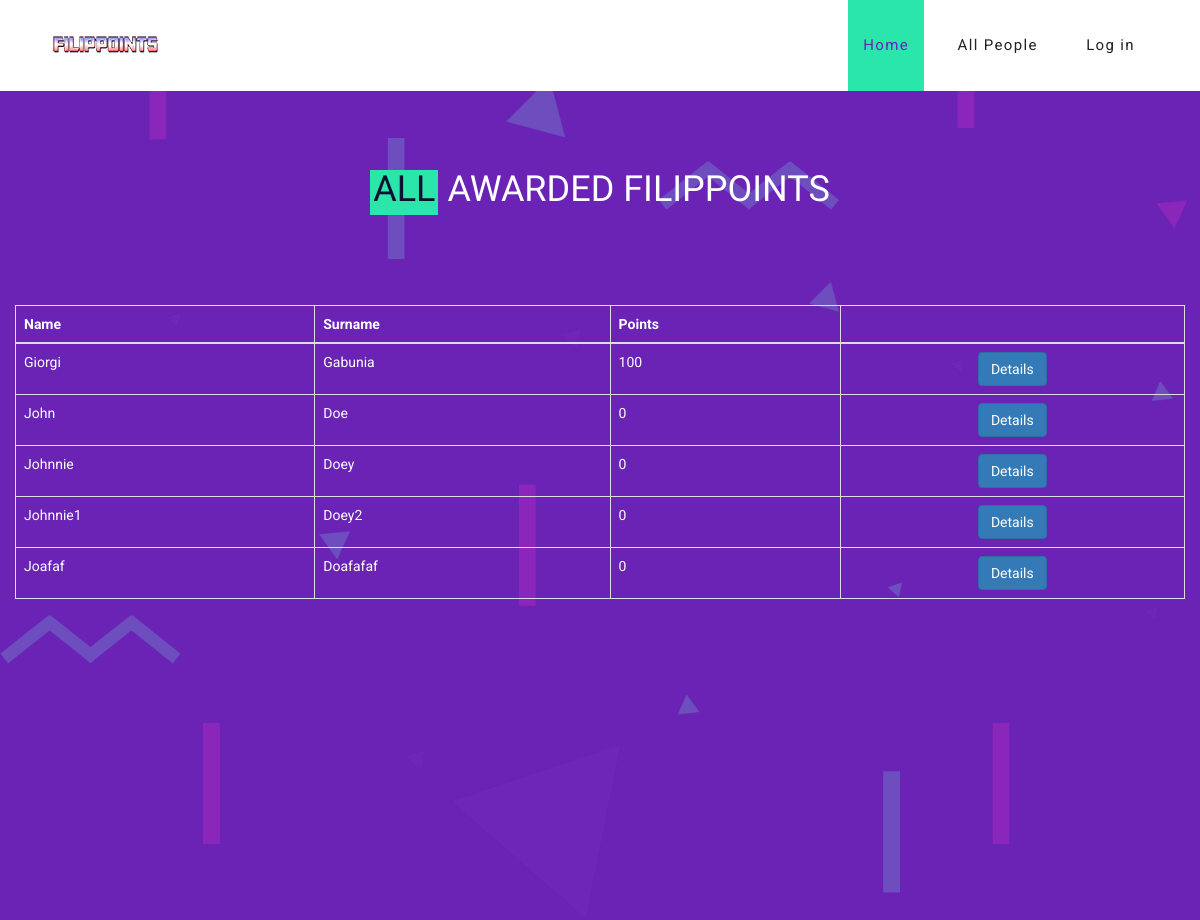
The page /all/ on the database as committed earlier.
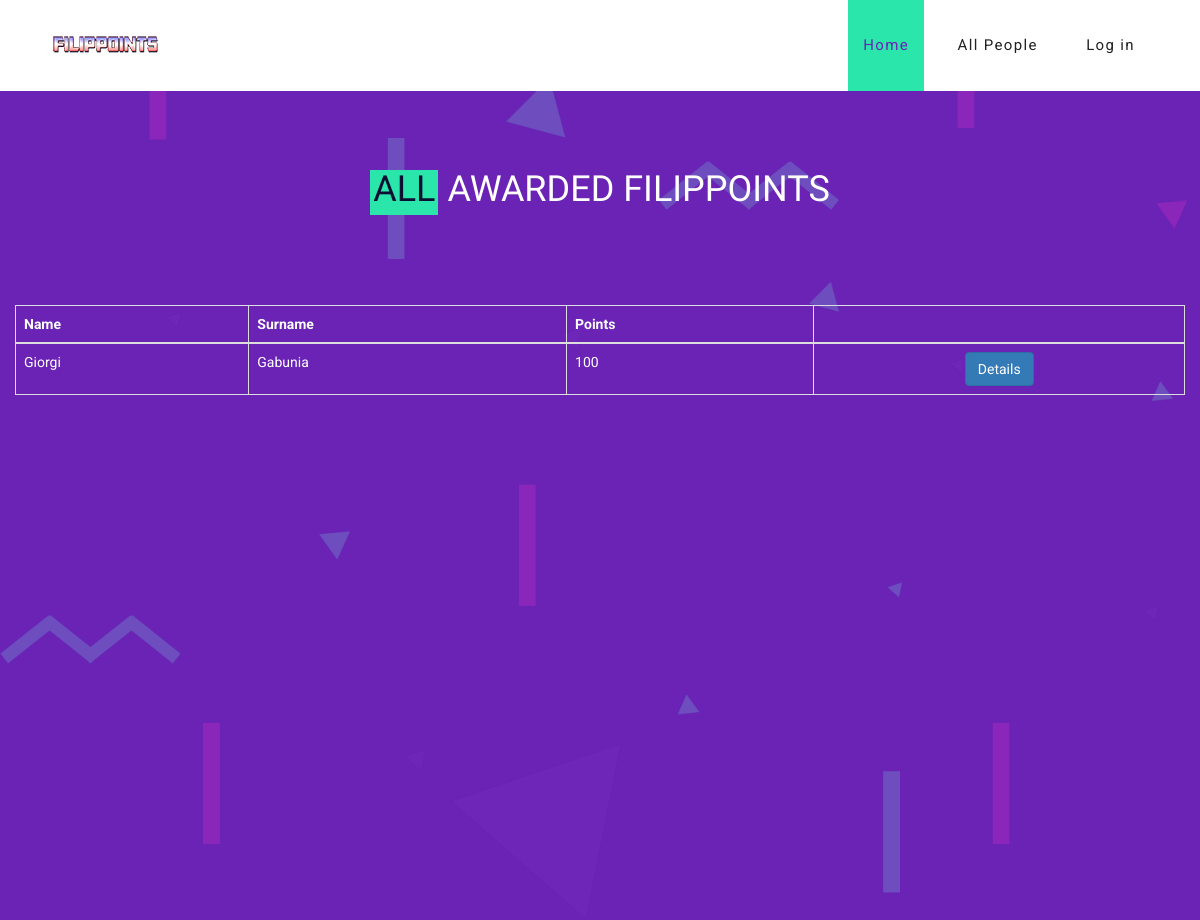
The same page on the database as committed later.
### fp_app/models.py (models this page shows, shortened)
class Person(models.Model):
    first_name = models.CharField(max_length = 256)
    last_name = models.CharField(max_length = 256, blank = True)
    points = models.IntegerField(default = 0)
    last_update = models.DateTimeField(default = datetime.now)

### fp_app/views.py (the view)
# urls.py: path('all/', views.PersonList.as_view(), name = 'all'),
class PersonList(ListView):
    model = models.Person
    ordering = ['-points']

### fp_app/templates/fp_app/person_list.html (shortened to what this page needs)
{% extends "base.html" %}
{% block content %}
<div class="about-section">
  <div class="overlay"></div>
  <div class="card-section">
  </div>
  <div class="about-contant my-container">
    <div class="container">
      <div class="section-title">
        <h2 class="text-center list-title"><span>All </span> awarded FilipPoints</h2>
      </div>
      <div class="row">
        <table class="table table-bordered table-responsive index-table">
          <thead>
            <tr>
              <th>Name</th>
              <th>Surname</th>
              <th>Points</th>
              <th></th>
            </tr>
          </thead>
          <tbody>
            {% for person in person_list|slice:"10" %}
              <tr>
                <td>{{person.first_name}}</td>
                <td>{{person.last_name}}</td>
                <td>{{person.points}}</td>
                <td class="text-center">
                    <a class="btn btn-primary" href="{% url 'filip_points:details' pk=person.pk %}">Details</a>
                </td>
              </tr>
            {% endfor %}
          </tbody>
        </table>
      </div>
    </div>
  </div>
</div>
{% endblock content %}

### templates/base.html (shortened to what this page needs)
<!DOCTYPE html>
{% load staticfiles %}
<html lang="en" dir="ltr">
  <head>
      <link rel="stylesheet" href="{% static 'css/bootstrap.min.css' %}">
    	<link rel="stylesheet" href="{% static 'css/font-awesome.min.css' %}"/>
    	<link rel="stylesheet" href="{% static 'css/flaticon.css' %}"/>
    	<link rel="stylesheet" href="{% static 'css/magnific-popup.css' %}"/>
    	<link rel="stylesheet" href="{% static 'css/owl.carousel.css' %}"/>
    	 <link rel="stylesheet" href="{% static 'css/style.css' %}">
  </head>
  <body class="">
        <header class="header-section">
          <div class="logo">
            <img src="{% static 'images/logo.png' %}" alt="">
          </div>
          <nav>
            <ul class="menu-list">
              <li class="active"><a href="{% url 'filip_points:index' %}">Home</a></li>
              <li><a href="{% url 'filip_points:all' %}">All People</a></li>
              {% if user.is_authenticated %}
                   <li><a href="{% url 'manager:new' %}">New Person</a></li>
                    <li><a href="{% url 'manager:logout' %}">Log out</a></li>
              {% else %}
                    <li><a href="{% url 'manager:login' %}">Log in</a></li>
              {% endif %}
            </ul>
          </nav>
        </header>
            {% block content %}
            {% endblock %}
  </body>
</html>

### static/css/style.css (style rules this page uses)
html, body { height: 100%; font-family: "Roboto", sans-serif; }
img { max-width: 100%; }
h1, h2, h3, h4, h5, h6 { font-family: "Oswald", sans-serif; padding: 0; margin: 0; }
h2 { font-size: 36px; }
li, ul { margin: 0; padding: 0; }
.section-title { text-align: center; margin-bottom: 90px; padding-top: 50px; position: relative; }
.section-title h2 { text-transform: uppercase; color: #fff; font-weight: 400; }
.section-title h2 span { background: #2be6ab; padding: 0 3px 5px; display: inline-block; color: #0b1033; }
.header-section { position: absolute; top: 0; left: 0; width: 100%; z-index: 999; padding: 0 50px; background: white; -webkit-transition: all 0.4s ease 0s; -o-transition: all 0.4s ease 0s; transition: all 0.4s ease 0s; }
.header-section .logo { display: inline-block; float: left; padding-top: 30px; }
.header-section .logo img { width: auto; -webkit-transition: all 0.4s ease 0s; -o-transition: all 0.4s ease 0s; transition: all 0.4s ease 0s; }
.header-section .menu-list { list-style: none; float: right; }
.header-section .menu-list li { display: inline; }
.header-section .menu-list li a { display: inline-block; padding: 35px 15px; margin-right: 15px; color: #222; position: relative; font-family: "Roboto", sans-serif; font-size: 15px; letter-spacing: 0.09em; -webkit-transition: all 0.4s ease 0s; -o-transition: all 0.4s ease 0s; transition: all 0.4s ease 0s; }
.header-section .menu-list li:last-child a { margin-right: 0; }
.header-section .menu-list li.active a { background: #2be6ab; color: #6a23b5; }
.about-section, .team-section { background: #6a23b5; position: relative; z-index: 2; }
.overlay { position: absolute; width: 100%; height: 100%; left: 0; top: 0; z-index: 3; background-image: url("../images/overlay.png"); background-repeat: no-repeat; background-size: cover; }
.card-section { position: relative; padding-bottom: 100px; z-index: 5; }
.about-contant { position: relative; z-index: 5; }
.index-table { color: white; }
.list-title { margin-bottom: 50px; color: white; }
.my-container { min-height: 800px; }

Rows that differ between the two databases and show on the page:
removed Person: first_name "John", last_name "Doe", points "0"
removed Person: first_name "Johnnie", last_name "Doey", points "0"
removed Person: first_name "Johnnie1", last_name "Doey2", points "0"
removed Person: first_name "Joafaf", last_name "Doafafaf", points "0"
